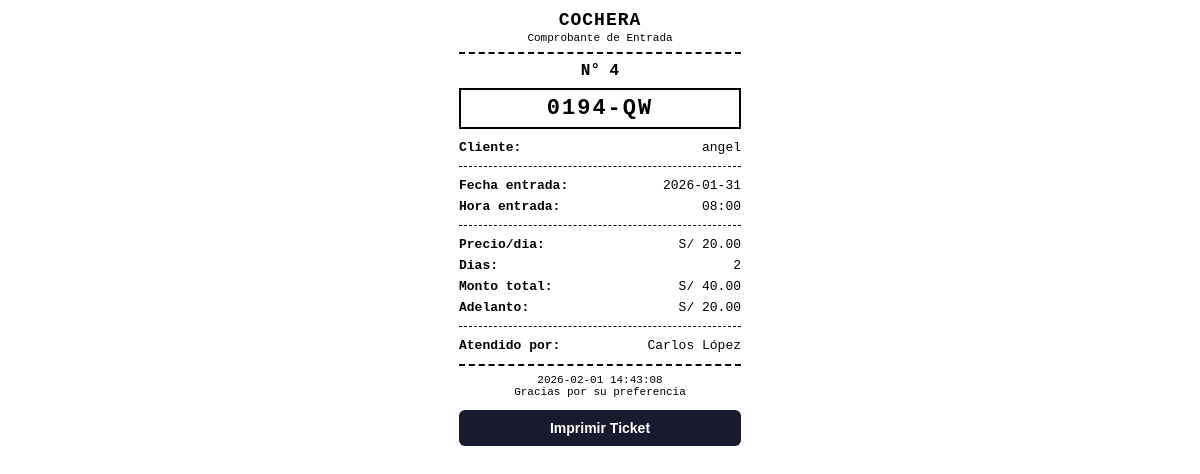
The page /ticket_entrada/4 (signed in) on the database its author committed.
### tables this page shows
CREATE TABLE entradas (
        id INTEGER PRIMARY KEY AUTOINCREMENT,
        cliente_id INTEGER,
        fecha_entrada TEXT,
        hora_entrada TEXT,
        fecha_hasta TEXT,
        hora_salida_esperada TEXT,
        hora_salida_real TEXT,
        dias INTEGER,
        precio_dia REAL,
        monto REAL,
        adelanto REAL DEFAULT 0,
        penalidad REAL DEFAULT 0,
        descuento REAL DEFAULT 0,
        metodo_pago TEXT DEFAULT 'efectivo',
        dejo_llave INTEGER DEFAULT 0,
        pagado INTEGER DEFAULT 0,
        pago_completo_adelantado INTEGER DEFAULT 0,
        salio INTEGER DEFAULT 0,
        observaciones TEXT,
        trabajador_id INTEGER,
        trabajador_salida_id INTEGER,
        fecha_registro TEXT,
        fecha_salida TEXT,
        FOREIGN KEY (cliente_id) REFERENCES clientes(id),
        FOREIGN KEY (trabajador_id) REFERENCES trabajadores(id),
        FOREIGN KEY (trabajador_salida_id) REFERENCES trabajadores(id)
    );

CREATE TABLE clientes (
        id INTEGER PRIMARY KEY AUTOINCREMENT,
        placa TEXT UNIQUE NOT NULL,
        nombre TEXT,
        celular TEXT,
        precio_dia REAL,
        fecha_actualizacion TEXT
    );

CREATE TABLE trabajadores (
        id INTEGER PRIMARY KEY AUTOINCREMENT,
        nombre TEXT NOT NULL,
        usuario TEXT UNIQUE NOT NULL,
        password TEXT NOT NULL,
        rol TEXT DEFAULT 'trabajador',
        activo INTEGER DEFAULT 1,
        fecha_creacion TEXT DEFAULT (datetime('now'))
    );

### routes/vehiculos.py (the view)
@vehiculos_bp.route("/ticket_entrada/<int:id>")
@login_required
def ticket_entrada(id):
    try:
        db = get_db()
        cursor = db.cursor()
        cursor.execute("""
            SELECT
                e.*,
                c.placa,
                c.nombre as cliente,
                t.nombre as trabajador
            FROM entradas e
            JOIN clientes c ON e.cliente_id = c.id
            LEFT JOIN trabajadores t ON e.trabajador_id = t.id
            WHERE e.id = ?
        """, (id,))
        entrada = cursor.fetchone()
        if not entrada:
            return "Entrada no encontrada", 404
        ticket = {
            "id": entrada["id"],
            "placa": entrada["placa"],
            "cliente": entrada["cliente"],
            "fecha_entrada": entrada["fecha_entrada"],
            "hora_entrada": entrada["hora_entrada"],
            "dias": entrada["dias"],
            "precio_dia": entrada["precio_dia"],
            "monto": entrada["monto"],
            "adelanto": entrada["adelanto"] or 0,
            "trabajador": entrada["trabajador"] or "",
            "fecha_emision": datetime.now().strftime("%Y-%m-%d %H:%M:%S")
        }
        return render_template("ticket_entrada.html", ticket=ticket)
    except Exception as e:
        return f"Error: {e}", 500

### models/database.py (called while the page is built)
def get_db():
    if 'db' not in g:
        db_path = current_app.config.get('DATABASE_PATH', 'database.db')
        g.db = sqlite3.connect(db_path, timeout=10)
        g.db.row_factory = sqlite3.Row
    return g.db

### utils/helpers.py (called while the page is built)
def login_required(f):
    @wraps(f)
    def decorated_function(*args, **kwargs):
        if "trabajador_id" not in session:
            return redirect("/")
        return f(*args, **kwargs)
    return decorated_function

### templates/ticket_entrada.html (shortened to what this page needs)
<!DOCTYPE html>
<html lang="es">
<head>
</head>
<body>
    <div class="ticket">
        <div class="ticket-header">
            <h1>COCHERA</h1>
            <p>Comprobante de Entrada</p>
        </div>
        <div class="ticket-id">N° {{ ticket.id }}</div>
        <div class="ticket-placa">{{ ticket.placa }}</div>
        <div class="ticket-row">
            <span class="label">Cliente:</span>
            <span>{{ ticket.cliente }}</span>
        </div>
        <hr class="ticket-divider">
        <div class="ticket-row">
            <span class="label">Fecha entrada:</span>
            <span>{{ ticket.fecha_entrada }}</span>
        </div>
        <div class="ticket-row">
            <span class="label">Hora entrada:</span>
            <span>{{ ticket.hora_entrada }}</span>
        </div>
        <hr class="ticket-divider">
        <div class="ticket-row">
            <span class="label">Precio/dia:</span>
            <span>S/ {{ "%.2f"|format(ticket.precio_dia) }}</span>
        </div>
        <div class="ticket-row">
            <span class="label">Dias:</span>
            <span>{{ ticket.dias }}</span>
        </div>
        <div class="ticket-row">
            <span class="label">Monto total:</span>
            <span>S/ {{ "%.2f"|format(ticket.monto) }}</span>
        </div>
        {% if ticket.adelanto > 0 %}
        <div class="ticket-row">
            <span class="label">Adelanto:</span>
            <span>S/ {{ "%.2f"|format(ticket.adelanto) }}</span>
        </div>
        {% endif %}
        <hr class="ticket-divider">
        <div class="ticket-row">
            <span class="label">Atendido por:</span>
            <span>{{ ticket.trabajador }}</span>
        </div>
        <div class="ticket-footer">
            <p>{{ ticket.fecha_emision }}</p>
            <p>Gracias por su preferencia</p>
        </div>
        <button class="btn-imprimir" onclick="window.print()">Imprimir Ticket</button>
    </div>
</body>
</html>

### templates/ticket_entrada.html (style rules this page uses)
* { margin: 0; padding: 0; box-sizing: border-box; }
body { font-family: 'Courier New', monospace; width: 302px; margin: 0 auto; padding: 10px; background: #fff; color: #000; font-size: 13px; }
.ticket { width: 100%; }
.ticket-header { text-align: center; border-bottom: 2px dashed #000; padding-bottom: 8px; margin-bottom: 8px; }
.ticket-header h1 { font-size: 18px; font-weight: 900; letter-spacing: 1px; }
.ticket-header p { font-size: 11px; margin-top: 2px; }
.ticket-id { text-align: center; font-size: 16px; font-weight: bold; margin: 6px 0; }
.ticket-row { display: flex; justify-content: space-between; padding: 3px 0; font-size: 13px; }
.ticket-row .label { font-weight: bold; }
.ticket-placa { text-align: center; font-size: 22px; font-weight: 900; letter-spacing: 2px; border: 2px solid #000; padding: 6px; margin: 8px 0; }
.ticket-divider { border: none; border-top: 1px dashed #000; margin: 8px 0; }
.ticket-footer { text-align: center; border-top: 2px dashed #000; padding-top: 8px; margin-top: 8px; font-size: 11px; }
.btn-imprimir { display: block; width: 100%; margin: 12px 0 0; padding: 10px; background: #1a1a2e; color: #fff; border: none; border-radius: 6px; font-size: 14px; font-weight: bold; cursor: pointer; }

### rows shown on the page
entradas: id "4", fecha_entrada "2026-01-31", hora_entrada "08:00", precio_dia "20.00", dias "2", monto "40.00", adelanto "20.00"
clientes: placa "0194-QW", cliente "angel"
trabajadores: trabajador "Carlos López"

### other values the page prints
{{ ticket.fecha_emision }} "2026-02-01 14:43:08"
